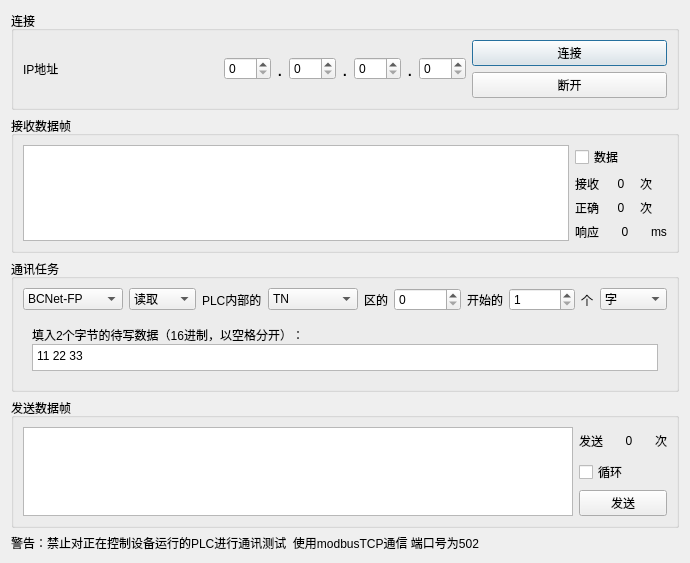
<?xml version="1.0" encoding="UTF-8"?>
<ui version="4.0">
 <class>DiaTestChat</class>
 <widget class="QDialog" name="DiaTestChat">
  <property name="geometry">
   <rect>
    <x>0</x>
    <y>0</y>
    <width>690</width>
    <height>563</height>
   </rect>
  </property>
  <property name="windowTitle">
   <string>Dialog</string>
  </property>
  <layout class="QGridLayout" name="gridLayout_6">
   <item row="0" column="0">
    <widget class="QGroupBox" name="groupBox_2">
     <property name="title">
      <string>连接</string>
     </property>
     <layout class="QGridLayout" name="gridLayout_2">
      <item row="0" column="1">
       <layout class="QHBoxLayout" name="horizontalLayout">
        <item>
         <widget class="QSpinBox" name="spBoxIp1">
          <property name="maximum">
           <number>255</number>
          </property>
          <property name="stepType">
           <enum>QAbstractSpinBox::DefaultStepType</enum>
          </property>
         </widget>
        </item>
        <item>
         <widget class="QLabel" name="label_7">
          <property name="sizePolicy">
           <sizepolicy hsizetype="Fixed" vsizetype="Fixed">
            <horstretch>0</horstretch>
            <verstretch>0</verstretch>
           </sizepolicy>
          </property>
          <property name="font">
           <font>
            <pointsize>15</pointsize>
           </font>
          </property>
          <property name="text">
           <string>.</string>
          </property>
          <property name="alignment">
           <set>Qt::AlignCenter</set>
          </property>
         </widget>
        </item>
        <item>
         <widget class="QSpinBox" name="spBoxIp2">
          <property name="maximum">
           <number>255</number>
          </property>
          <property name="stepType">
           <enum>QAbstractSpinBox::DefaultStepType</enum>
          </property>
         </widget>
        </item>
        <item>
         <widget class="QLabel" name="label_10">
          <property name="sizePolicy">
           <sizepolicy hsizetype="Fixed" vsizetype="Fixed">
            <horstretch>0</horstretch>
            <verstretch>0</verstretch>
           </sizepolicy>
          </property>
          <property name="font">
           <font>
            <pointsize>15</pointsize>
           </font>
          </property>
          <property name="text">
           <string>.</string>
          </property>
          <property name="alignment">
           <set>Qt::AlignCenter</set>
          </property>
         </widget>
        </item>
        <item>
         <widget class="QSpinBox" name="spBoxIp3">
          <property name="maximum">
           <number>255</number>
          </property>
          <property name="stepType">
           <enum>QAbstractSpinBox::DefaultStepType</enum>
          </property>
         </widget>
        </item>
        <item>
         <widget class="QLabel" name="label_13">
          <property name="sizePolicy">
           <sizepolicy hsizetype="Fixed" vsizetype="Fixed">
            <horstretch>0</horstretch>
            <verstretch>0</verstretch>
           </sizepolicy>
          </property>
          <property name="font">
           <font>
            <pointsize>15</pointsize>
           </font>
          </property>
          <property name="text">
           <string>.</string>
          </property>
          <property name="alignment">
           <set>Qt::AlignCenter</set>
          </property>
         </widget>
        </item>
        <item>
         <widget class="QSpinBox" name="spBoxIp4">
          <property name="maximum">
           <number>255</number>
          </property>
          <property name="stepType">
           <enum>QAbstractSpinBox::DefaultStepType</enum>
          </property>
         </widget>
        </item>
       </layout>
      </item>
      <item row="0" column="0">
       <widget class="QLabel" name="labNameIp">
        <property name="text">
         <string>IP地址</string>
        </property>
       </widget>
      </item>
      <item row="0" column="2">
       <layout class="QVBoxLayout" name="verticalLayout">
        <item>
         <widget class="QPushButton" name="puBLink">
          <property name="text">
           <string>连接</string>
          </property>
         </widget>
        </item>
        <item>
         <widget class="QPushButton" name="puBClose">
          <property name="text">
           <string>断开</string>
          </property>
         </widget>
        </item>
       </layout>
      </item>
     </layout>
    </widget>
   </item>
   <item row="1" column="0">
    <widget class="QGroupBox" name="groupBox_4">
     <property name="title">
      <string>接收数据帧</string>
     </property>
     <layout class="QGridLayout" name="gridLayout_3">
      <item row="0" column="0">
       <widget class="QTextEdit" name="tEdReData"/>
      </item>
      <item row="0" column="1">
       <layout class="QVBoxLayout" name="verticalLayout_3">
        <item>
         <widget class="QCheckBox" name="cBoxData">
          <property name="text">
           <string>数据</string>
          </property>
         </widget>
        </item>
        <item>
         <layout class="QVBoxLayout" name="verticalLayout_2">
          <item>
           <layout class="QHBoxLayout" name="horizontalLayout_3">
            <item>
             <widget class="QLabel" name="label_9">
              <property name="text">
               <string>接收</string>
              </property>
             </widget>
            </item>
            <item>
             <widget class="QLabel" name="labReNum">
              <property name="text">
               <string>0</string>
              </property>
              <property name="alignment">
               <set>Qt::AlignCenter</set>
              </property>
             </widget>
            </item>
            <item>
             <widget class="QLabel" name="label_11">
              <property name="text">
               <string>次</string>
              </property>
             </widget>
            </item>
           </layout>
          </item>
          <item>
           <layout class="QHBoxLayout" name="horizontalLayout_4">
            <item>
             <widget class="QLabel" name="label_12">
              <property name="text">
               <string>正确</string>
              </property>
             </widget>
            </item>
            <item>
             <widget class="QLabel" name="labReTrueNum">
              <property name="text">
               <string>0</string>
              </property>
              <property name="alignment">
               <set>Qt::AlignCenter</set>
              </property>
             </widget>
            </item>
            <item>
             <widget class="QLabel" name="label_14">
              <property name="text">
               <string>次</string>
              </property>
             </widget>
            </item>
           </layout>
          </item>
          <item>
           <layout class="QHBoxLayout" name="horizontalLayout_5">
            <item>
             <widget class="QLabel" name="label_15">
              <property name="text">
               <string>响应</string>
              </property>
             </widget>
            </item>
            <item>
             <widget class="QLabel" name="labReResponse">
              <property name="minimumSize">
               <size>
                <width>40</width>
                <height>0</height>
               </size>
              </property>
              <property name="text">
               <string>0</string>
              </property>
              <property name="alignment">
               <set>Qt::AlignCenter</set>
              </property>
             </widget>
            </item>
            <item>
             <widget class="QLabel" name="label_17">
              <property name="text">
               <string>ms</string>
              </property>
             </widget>
            </item>
           </layout>
          </item>
         </layout>
        </item>
       </layout>
      </item>
     </layout>
    </widget>
   </item>
   <item row="2" column="0">
    <widget class="QGroupBox" name="groupBox">
     <property name="minimumSize">
      <size>
       <width>0</width>
       <height>133</height>
      </size>
     </property>
     <property name="title">
      <string>通讯任务</string>
     </property>
     <layout class="QGridLayout" name="gridLayout">
      <item row="0" column="0">
       <widget class="QComboBox" name="cBoxPlcName">
        <property name="minimumSize">
         <size>
          <width>100</width>
          <height>0</height>
         </size>
        </property>
        <property name="currentIndex">
         <number>0</number>
        </property>
        <item>
         <property name="text">
          <string>BCNet-FP</string>
         </property>
        </item>
        <item>
         <property name="text">
          <string>BCNet-FX</string>
         </property>
        </item>
        <item>
         <property name="text">
          <string>BCNet-DVP</string>
         </property>
        </item>
        <item>
         <property name="text">
          <string>BCNet-CP</string>
         </property>
        </item>
        <item>
         <property name="text">
          <string>BCNet-CJ</string>
         </property>
        </item>
        <item>
         <property name="text">
          <string>BCNet-Q</string>
         </property>
        </item>
        <item>
         <property name="text">
          <string>BCNet-MB</string>
         </property>
        </item>
        <item>
         <property name="text">
          <string>BCNet-SC</string>
         </property>
        </item>
        <item>
         <property name="text">
          <string>BCNet-XJ</string>
         </property>
        </item>
        <item>
         <property name="text">
          <string>BCNet-KV</string>
         </property>
        </item>
        <item>
         <property name="text">
          <string>BCNet-VB</string>
         </property>
        </item>
        <item>
         <property name="text">
          <string>BCNet</string>
         </property>
        </item>
       </widget>
      </item>
      <item row="0" column="1">
       <widget class="QComboBox" name="cBoxReadOrWrite">
        <item>
         <property name="text">
          <string>读取</string>
         </property>
        </item>
        <item>
         <property name="text">
          <string>写入</string>
         </property>
        </item>
       </widget>
      </item>
      <item row="0" column="2">
       <widget class="QLabel" name="label_2">
        <property name="sizePolicy">
         <sizepolicy hsizetype="Fixed" vsizetype="Preferred">
          <horstretch>0</horstretch>
          <verstretch>0</verstretch>
         </sizepolicy>
        </property>
        <property name="text">
         <string>PLC内部的</string>
        </property>
       </widget>
      </item>
      <item row="0" column="3">
       <widget class="QComboBox" name="cBoxRegion">
        <property name="sizePolicy">
         <sizepolicy hsizetype="Preferred" vsizetype="Fixed">
          <horstretch>0</horstretch>
          <verstretch>0</verstretch>
         </sizepolicy>
        </property>
        <property name="minimumSize">
         <size>
          <width>90</width>
          <height>0</height>
         </size>
        </property>
        <item>
         <property name="text">
          <string>TN</string>
         </property>
        </item>
        <item>
         <property name="text">
          <string>CN</string>
         </property>
        </item>
        <item>
         <property name="text">
          <string>D8000</string>
         </property>
        </item>
        <item>
         <property name="text">
          <string>D</string>
         </property>
        </item>
       </widget>
      </item>
      <item row="0" column="4">
       <widget class="QLabel" name="label_3">
        <property name="sizePolicy">
         <sizepolicy hsizetype="Fixed" vsizetype="Preferred">
          <horstretch>0</horstretch>
          <verstretch>0</verstretch>
         </sizepolicy>
        </property>
        <property name="text">
         <string>区的</string>
        </property>
       </widget>
      </item>
      <item row="0" column="5">
       <widget class="QSpinBox" name="spBoxStart">
        <property name="maximum">
         <number>65535</number>
        </property>
       </widget>
      </item>
      <item row="0" column="6">
       <widget class="QLabel" name="label_4">
        <property name="sizePolicy">
         <sizepolicy hsizetype="Fixed" vsizetype="Preferred">
          <horstretch>0</horstretch>
          <verstretch>0</verstretch>
         </sizepolicy>
        </property>
        <property name="text">
         <string>开始的</string>
        </property>
       </widget>
      </item>
      <item row="0" column="7">
       <widget class="QSpinBox" name="spBoxCount">
        <property name="minimum">
         <number>1</number>
        </property>
        <property name="maximum">
         <number>120</number>
        </property>
        <property name="value">
         <number>1</number>
        </property>
       </widget>
      </item>
      <item row="0" column="8">
       <widget class="QLabel" name="label_5">
        <property name="sizePolicy">
         <sizepolicy hsizetype="Fixed" vsizetype="Preferred">
          <horstretch>0</horstretch>
          <verstretch>0</verstretch>
         </sizepolicy>
        </property>
        <property name="text">
         <string>个</string>
        </property>
       </widget>
      </item>
      <item row="0" column="9">
       <widget class="QComboBox" name="cBoxCompany">
        <item>
         <property name="text">
          <string>字</string>
         </property>
        </item>
        <item>
         <property name="text">
          <string>位</string>
         </property>
        </item>
       </widget>
      </item>
      <item row="1" column="0" colspan="10">
       <widget class="QStackedWidget" name="stackedWidget">
        <property name="currentIndex">
         <number>0</number>
        </property>
        <widget class="QWidget" name="page">
         <layout class="QGridLayout" name="gridLayout_5">
          <item row="0" column="0">
           <layout class="QVBoxLayout" name="verticalLayout_5">
            <property name="spacing">
             <number>0</number>
            </property>
            <item>
             <widget class="QLabel" name="label_16">
              <property name="maximumSize">
               <size>
                <width>16777215</width>
                <height>25</height>
               </size>
              </property>
              <property name="text">
               <string>填入2个字节的待写数据（16进制，以空格分开）：</string>
              </property>
             </widget>
            </item>
            <item>
             <widget class="QTextEdit" name="textEdit">
              <property name="maximumSize">
               <size>
                <width>16777215</width>
                <height>50</height>
               </size>
              </property>
              <property name="html">
               <string>&lt;!DOCTYPE HTML PUBLIC &quot;-//W3C//DTD HTML 4.0//EN&quot; &quot;http://www.w3.org/TR/REC-html40/strict.dtd&quot;&gt;
&lt;html&gt;&lt;head&gt;&lt;meta name=&quot;qrichtext&quot; content=&quot;1&quot; /&gt;&lt;style type=&quot;text/css&quot;&gt;
p, li { white-space: pre-wrap; }
&lt;/style&gt;&lt;/head&gt;&lt;body style=&quot; font-family:'SimSun'; font-size:9pt; font-weight:400; font-style:normal;&quot;&gt;
&lt;p style=&quot; margin-top:0px; margin-bottom:0px; margin-left:0px; margin-right:0px; -qt-block-indent:0; text-indent:0px;&quot;&gt;11 22 33&lt;/p&gt;&lt;/body&gt;&lt;/html&gt;</string>
              </property>
             </widget>
            </item>
           </layout>
          </item>
         </layout>
        </widget>
        <widget class="QWidget" name="page_2">
         <layout class="QGridLayout" name="gridLayout_7">
          <item row="0" column="0">
           <widget class="QPushButton" name="puBPositioning">
            <property name="text">
             <string>置位</string>
            </property>
           </widget>
          </item>
          <item row="0" column="1">
           <widget class="QPushButton" name="puBReset">
            <property name="text">
             <string>复位</string>
            </property>
           </widget>
          </item>
         </layout>
        </widget>
       </widget>
      </item>
     </layout>
    </widget>
   </item>
   <item row="3" column="0">
    <widget class="QGroupBox" name="groupBox_3">
     <property name="title">
      <string>发送数据帧</string>
     </property>
     <layout class="QGridLayout" name="gridLayout_4">
      <item row="0" column="0">
       <widget class="QTextEdit" name="tEdSendData"/>
      </item>
      <item row="0" column="1">
       <layout class="QVBoxLayout" name="verticalLayout_4">
        <item>
         <layout class="QHBoxLayout" name="horizontalLayout_2">
          <item>
           <widget class="QLabel" name="label_6">
            <property name="text">
             <string>发送</string>
            </property>
           </widget>
          </item>
          <item>
           <widget class="QLabel" name="labSendNum">
            <property name="minimumSize">
             <size>
              <width>40</width>
              <height>0</height>
             </size>
            </property>
            <property name="text">
             <string>0</string>
            </property>
            <property name="alignment">
             <set>Qt::AlignCenter</set>
            </property>
           </widget>
          </item>
          <item>
           <widget class="QLabel" name="label_8">
            <property name="text">
             <string>次</string>
            </property>
           </widget>
          </item>
         </layout>
        </item>
        <item>
         <widget class="QCheckBox" name="cBoxLoopSend">
          <property name="text">
           <string>循环</string>
          </property>
         </widget>
        </item>
        <item>
         <widget class="QPushButton" name="puBSend">
          <property name="text">
           <string>发送</string>
          </property>
         </widget>
        </item>
       </layout>
      </item>
     </layout>
    </widget>
   </item>
   <item row="4" column="0">
    <widget class="QLabel" name="labMessage">
     <property name="text">
      <string>警告：禁止对正在控制设备运行的PLC进行通讯测试  使用modbusTCP通信 端口号为502</string>
     </property>
    </widget>
   </item>
  </layout>
 </widget>
 <resources/>
 <connections/>
</ui>
